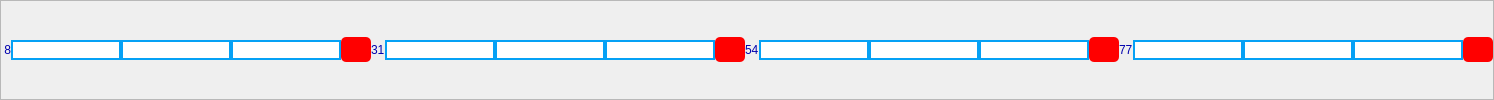
           <widget class="QFrame" name="frame_25">
            <property name="frameShape">
             <enum>QFrame::StyledPanel</enum>
            </property>
            <property name="frameShadow">
             <enum>QFrame::Raised</enum>
            </property>
            <layout class="QHBoxLayout" name="horizontalLayout_21">
             <property name="spacing">
              <number>0</number>
             </property>
             <property name="leftMargin">
              <number>0</number>
             </property>
             <property name="topMargin">
              <number>0</number>
             </property>
             <property name="rightMargin">
              <number>0</number>
             </property>
             <property name="bottomMargin">
              <number>0</number>
             </property>
             <item>
              <widget class="QLabel" name="label_62">
               <property name="styleSheet">
                <string notr="true">color:rgb(0, 0, 173); 
font: 75 8pt &quot;MS Shell Dlg 2&quot;;</string>
               </property>
               <property name="text">
                <string> 8</string>
               </property>
              </widget>
             </item>
             <item>
              <widget class="QLineEdit" name="lineEdit_184">
               <property name="styleSheet">
                <string notr="true">border: 2px solid  rgb(5, 161, 245); 
background-color: rgb(255, 255, 255);
</string>
               </property>
              </widget>
             </item>
             <item>
              <widget class="QLineEdit" name="lineEdit_185">
               <property name="styleSheet">
                <string notr="true">border: 2px solid  rgb(5, 161, 245); 
background-color: rgb(255, 255, 255);
</string>
               </property>
              </widget>
             </item>
             <item>
              <widget class="QLineEdit" name="lineEdit_186">
               <property name="styleSheet">
                <string notr="true">border: 2px solid  rgb(5, 161, 245); 
background-color: rgb(255, 255, 255);
</string>
               </property>
              </widget>
             </item>
             <item>
              <widget class="QPushButton" name="pushButton_132">
               <property name="minimumSize">
                <size>
                 <width>0</width>
                 <height>25</height>
                </size>
               </property>
               <property name="maximumSize">
                <size>
                 <width>30</width>
                 <height>16777215</height>
                </size>
               </property>
               <property name="styleSheet">
                <string notr="true">background-color: rgb(0, 0, 0);
background-color: rgb(255, 0, 0);
border-radius: 5px;</string>
               </property>
               <property name="text">
                <string/>
               </property>
              </widget>
             </item>
             <item>
              <widget class="QLabel" name="label_63">
               <property name="styleSheet">
                <string notr="true">color:rgb(0, 0, 173); 
font: 75 8pt &quot;MS Shell Dlg 2&quot;;</string>
               </property>
               <property name="text">
                <string>31</string>
               </property>
              </widget>
             </item>
             <item>
              <widget class="QLineEdit" name="lineEdit_187">
               <property name="styleSheet">
                <string notr="true">border: 2px solid  rgb(5, 161, 245); 
background-color: rgb(255, 255, 255);
</string>
               </property>
              </widget>
             </item>
             <item>
              <widget class="QLineEdit" name="lineEdit_188">
               <property name="styleSheet">
                <string notr="true">border: 2px solid  rgb(5, 161, 245); 
background-color: rgb(255, 255, 255);
</string>
               </property>
              </widget>
             </item>
             <item>
              <widget class="QLineEdit" name="lineEdit_189">
               <property name="styleSheet">
                <string notr="true">border: 2px solid  rgb(5, 161, 245); 
background-color: rgb(255, 255, 255);
</string>
               </property>
              </widget>
             </item>
             <item>
              <widget class="QPushButton" name="pushButton_133">
               <property name="minimumSize">
                <size>
                 <width>0</width>
                 <height>25</height>
                </size>
               </property>
               <property name="maximumSize">
                <size>
                 <width>30</width>
                 <height>16777215</height>
                </size>
               </property>
               <property name="styleSheet">
                <string notr="true">background-color: rgb(0, 0, 0);
background-color: rgb(255, 0, 0);
border-radius: 5px;</string>
               </property>
               <property name="text">
                <string/>
               </property>
              </widget>
             </item>
             <item>
              <widget class="QLabel" name="label_64">
               <property name="styleSheet">
                <string notr="true">color:rgb(0, 0, 173); 
font: 75 8pt &quot;MS Shell Dlg 2&quot;;</string>
               </property>
               <property name="text">
                <string>54</string>
               </property>
              </widget>
             </item>
             <item>
              <widget class="QLineEdit" name="lineEdit_190">
               <property name="styleSheet">
                <string notr="true">border: 2px solid  rgb(5, 161, 245); 
background-color: rgb(255, 255, 255);
</string>
               </property>
              </widget>
             </item>
             <item>
              <widget class="QLineEdit" name="lineEdit_191">
               <property name="styleSheet">
                <string notr="true">border: 2px solid  rgb(5, 161, 245); 
background-color: rgb(255, 255, 255);
</string>
               </property>
              </widget>
             </item>
             <item>
              <widget class="QLineEdit" name="lineEdit_192">
               <property name="styleSheet">
                <string notr="true">border: 2px solid  rgb(5, 161, 245); 
background-color: rgb(255, 255, 255);
</string>
               </property>
              </widget>
             </item>
             <item>
              <widget class="QPushButton" name="pushButton_134">
               <property name="minimumSize">
                <size>
                 <width>0</width>
                 <height>25</height>
                </size>
               </property>
               <property name="maximumSize">
                <size>
                 <width>30</width>
                 <height>16777215</height>
                </size>
               </property>
               <property name="styleSheet">
                <string notr="true">background-color: rgb(0, 0, 0);
background-color: rgb(255, 0, 0);
border-radius: 5px;</string>
               </property>
               <property name="text">
                <string/>
               </property>
              </widget>
             </item>
             <item>
              <widget class="QLabel" name="label_155">
               <property name="styleSheet">
                <string notr="true">color:rgb(0, 0, 173); 
font: 75 8pt &quot;MS Shell Dlg 2&quot;;</string>
               </property>
               <property name="text">
                <string>77</string>
               </property>
              </widget>
             </item>
             <item>
              <widget class="QLineEdit" name="lineEdit_464">
               <property name="styleSheet">
                <string notr="true">border: 2px solid  rgb(5, 161, 245); 
background-color: rgb(255, 255, 255);
</string>
               </property>
              </widget>
             </item>
             <item>
              <widget class="QLineEdit" name="lineEdit_462">
               <property name="styleSheet">
                <string notr="true">border: 2px solid  rgb(5, 161, 245); 
background-color: rgb(255, 255, 255);
</string>
               </property>
              </widget>
             </item>
             <item>
              <widget class="QLineEdit" name="lineEdit_463">
               <property name="styleSheet">
                <string notr="true">border: 2px solid  rgb(5, 161, 245); 
background-color: rgb(255, 255, 255);
</string>
               </property>
              </widget>
             </item>
             <item>
              <widget class="QPushButton" name="pushButton_224">
               <property name="minimumSize">
                <size>
                 <width>0</width>
                 <height>25</height>
                </size>
               </property>
               <property name="maximumSize">
                <size>
                 <width>30</width>
                 <height>16777215</height>
                </size>
               </property>
               <property name="styleSheet">
                <string notr="true">background-color: rgb(0, 0, 0);
background-color: rgb(255, 0, 0);
border-radius: 5px;</string>
               </property>
               <property name="text">
                <string/>
               </property>
              </widget>
             </item>
            </layout>
           </widget>
